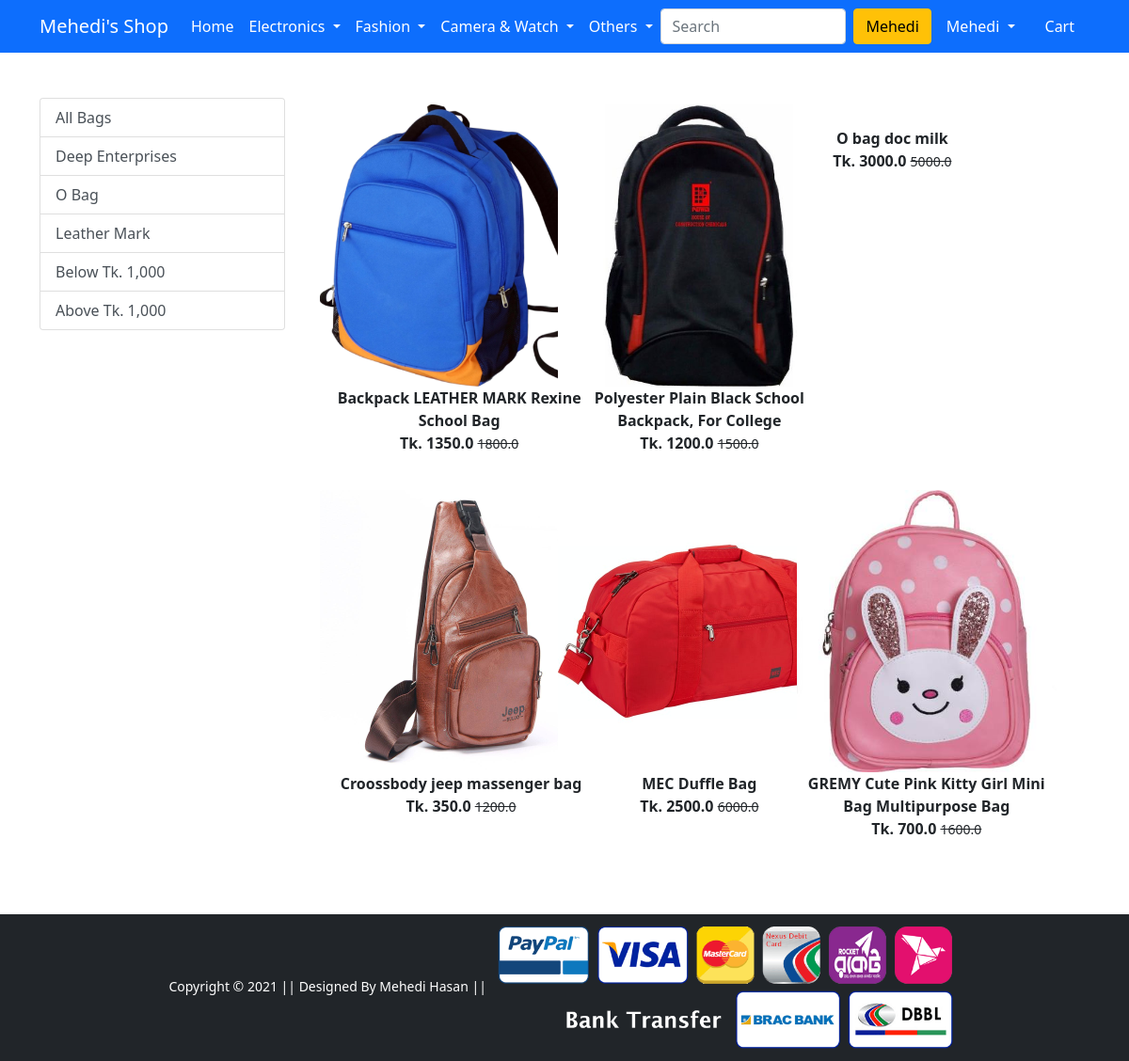
The app's page /bag/ (signed in) with its own data.
### app/models.py (models this page shows, shortened)
class Product(models.Model):
    title = models.CharField(max_length=100)
    selling_price = models.FloatField()
    discounted_price = models.FloatField()
    description = models.TextField()
    brand = models.CharField(max_length=100)
    category = models.CharField(choices=CATEGORY_CHOICES, max_length=10)
    product_image = models.ImageField(upload_to = 'productimg')

### app/views.py (the view)
# urls.py: path('bag/', views.Bag, name='bag'),
def Bag(request, data = None):
    if data == None:
        bags = Product.objects.filter(category= 'B')
    elif data =='DeepEnterprises' or data =='OBag' or data =='LeatherMark':
        bags = Product.objects.filter(category= 'B').filter(brand = data)
    elif data == 'below':
        bags = Product.objects.filter(category= 'B').filter(discounted_price__lt=1000)
    elif data == 'above':
        bags = Product.objects.filter(category= 'B').filter(discounted_price__gt=1000)
    return render(request, 'app/bag.html', {'bags': bags})

### app/templates/app/bag.html (shortened to what this page needs)
{% extends 'app/base.html' %}
{% load static %}
{% block main-content %}
<div class="container my-5">
 <div class="row">
  <div class="col-sm-3">
   <div class="list-group">
        <a href="{% url 'bag' %}" class="list-group-item list-group-item-action" aria-current="true">All Bags</a>
        <a href="{% url 'bagdata' 'DeepEnterprises' %}" class="list-group-item list-group-item-action" aria-current="true">Deep Enterprises</a>
        <a href="{% url 'bagdata' 'OBag' %}" class="list-group-item list-group-item-action" aria-current="true">O Bag</a>
        <a href="{% url 'bagdata' 'LeatherMark' %}" class="list-group-item list-group-item-action" aria-current="true">Leather Mark</a>
        <a href="{% url 'bagdata' 'below' %}" class="list-group-item list-group-item-action" aria-current="true">Below Tk. 1,000</a>
        <a href="{% url 'bagdata' 'above' %}" class="list-group-item list-group-item-action" aria-current="true">Above Tk. 1,000</a>
   </div>
  </div>
  <div class="col-sm-8">
    <div class="row">
     {% for product in bags %}
        <div class="col-sm-4 text-center mb-4">
         <a href={% url 'product-detail' product.id %} class="btn">
          <div class="item">
            <img src="{{product.product_image.url}}" alt="" height="300" class="">
             <div class="fw-bold">{{product.title}}</div>
             <div class="fw-bold">Tk. {{product.discounted_price}}
             <small class="fw-light text-decoration-line-through">{{product.selling_price}}</small></div>
          </div>
         </a>
        </div>
      {% endfor %}
    </div>
  </div>
 </div>
</div>
{% endblock main-content %}

### app/templates/app/base.html (shortened to what this page needs)
<!doctype html>
{% load static %}
<html lang="en">
  <head>
    <link href="https://cdn.jsdelivr.net/npm/bootstrap@5.0.0-beta1/dist/css/bootstrap.min.css" rel="stylesheet">
    <link rel="stylesheet" href="{% static 'app/css/owl.carousel.min.css' %}">
    <link rel="stylesheet" href="{% static 'app/css/all.min.css' %}">
    <link rel="stylesheet" href="{% static 'app/css/style.css' %}">
  </head>
  <body>
    <nav class="navbar navbar-expand-lg navbar-dark bg-primary">
     <div class="container">
       <a class="navbar-brand" href="/">Mehedi's Shop</a>
       <div class="collapse navbar-collapse" id="navbarSupportedContent">
         <ul class="navbar-nav me-auto mb-2 mb-lg-0">
           <li class="nav-item">
             <a class="nav-link active" aria-current="page" href="/">Home</a>
           </li>
           <li class="nav-item dropdown">
             <a class="nav-link dropdown-toggle text-white" href="#" id="electronicsDropdown" role="button" data-bs-toggle="dropdown" aria-expanded="false">
               Electronics
             </a>
           </li>
           <li class="nav-item dropdown">
             <a class="nav-link dropdown-toggle text-white" href="#" id="fashionDropdown" role="button" data-bs-toggle="dropdown" aria-expanded="false">
               Fashion
             </a>
           </li>
            <li class="nav-item dropdown">
             <a class="nav-link dropdown-toggle text-white" href="#" id="electronicsDropdown" role="button" data-bs-toggle="dropdown" aria-expanded="false">
               Camera & Watch
             </a>
           </li>
            <li class="nav-item dropdown">
             <a class="nav-link dropdown-toggle text-white" href="#" id="electronicsDropdown" role="button" data-bs-toggle="dropdown" aria-expanded="false">
               Others
             </a>
           </li>
         </ul>
         <form class="d-flex">
           <input class="form-control me-2" type="search" placeholder="Search" aria-label="Search">
           <button class="btn btn-warning" type="submit"><span class="text-capitalize">
           {{request.user.username}}</span></button>
         </form>
         <div>
          <ul class="navbar-nav me-auto mb-2 mb-lg-0">
          {% if request.user.is_authenticated %}
           <li class="nav-item dropdown mx-2">
              <a class="nav-link dropdown-toggle text-white" href="#" id="profileDropdown" role="button" data-bs-toggle="dropdown" aria-expanded="false">
                <span class="text-capitalize">{{request.user}}</span>
              </a>
            </li>
            <li class="nav-item mx-2">
             <a href="{% url 'show_cart' %}" class="nav-link text-white"> Cart </a>
            </li>
          {% endif %}
          </ul>
         </div>
       </div>
     </div>
    </nav>
    {% block main-content %} {% endblock main-content %}
    <footer class="container-fluid bg-dark text-center p-2 mt-5">
        <small class="text-white">Copyright &copy; 2021 || Designed By Mehedi Hasan || </small>
        <img src="{% static 'app/images/payment_footer.png' %}" alt="" width="500" height="10" srcset="" class="img-fluid" height="2px">
    </footer>
  </body>
</html>

### app/static/app/css/style.css (style rules this page uses)
.nav-link { color: white !important; }

### records on screen
Product: product_image (picture), title "Backpack LEATHER MARK Rexine School Bag", discounted_price "1350.0", selling_price "1800.0"
Product: product_image (picture), title "Polyester Plain Black School Backpack, For College", discounted_price "1200.0", selling_price "1500.0"
Product: title "O bag doc milk", discounted_price "3000.0", selling_price "5000.0"
Product: product_image (picture), title "Croossbody jeep massenger bag", discounted_price "350.0", selling_price "1200.0"
Product: product_image (picture), title "MEC Duffle Bag", discounted_price "2500.0", selling_price "6000.0"
Product: product_image (picture), title "GREMY Cute Pink Kitty Girl Mini Bag Multipurpose Bag", discounted_price "700.0", selling_price "1600.0"

### other values on screen
{{ request.user.username }} "Mehedi"
{{ request.user }} "Mehedi"
